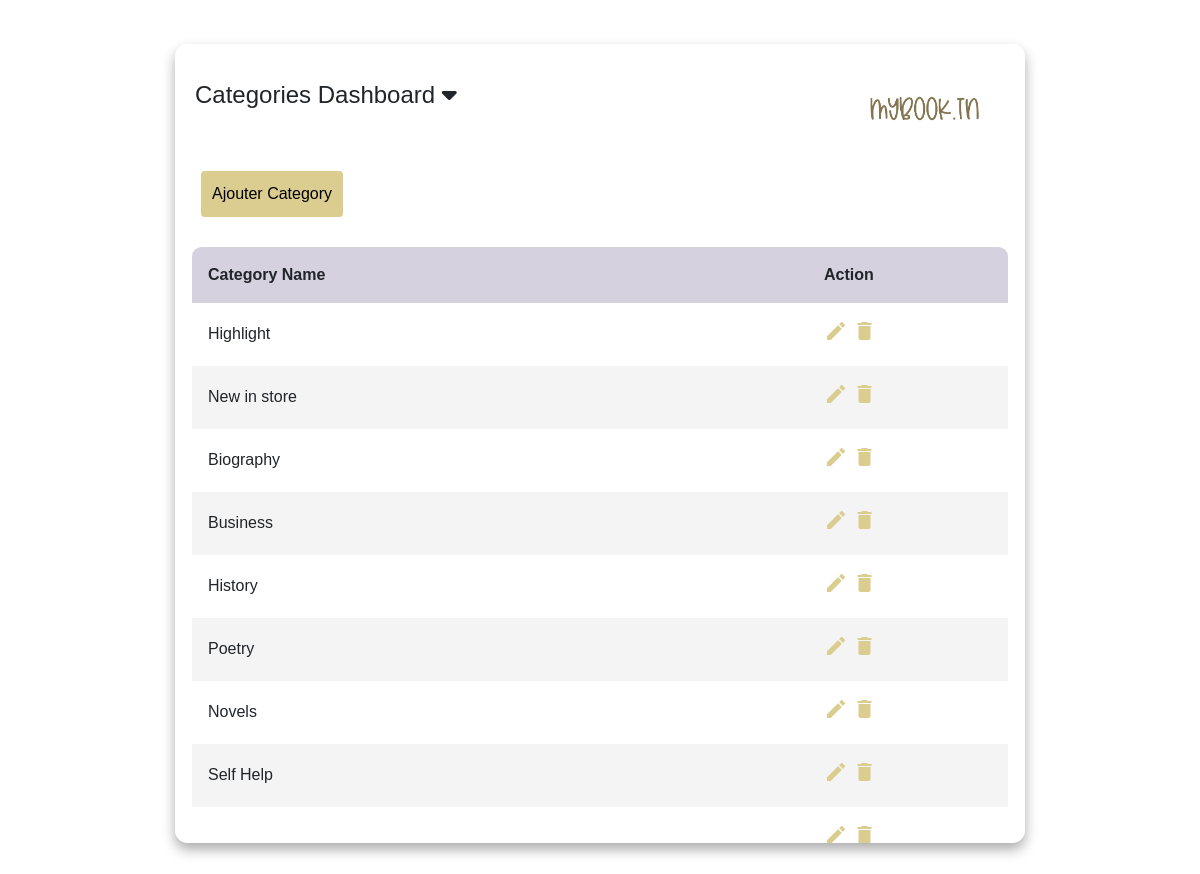
/app/views/dashboard/categoriesTable.php (signed in), run on the app's committed database.
### tables this page shows
CREATE TABLE IF NOT EXISTS `categories` (
  `category_id` int NOT NULL AUTO_INCREMENT,
  `category_name` varchar(255) NOT NULL,
  PRIMARY KEY (`category_id`)
);

### app/controllers/ControllerDashboard.php (called while the page is built, shortened)
<?php
require_once '..\..\models\ModelDashboard.php';
class ControllerDashboard extends Controller
{
    private $models;
    public function __construct()
    {
        $db = Database::getInstance()->getConnection();
        $this->models = new ModelDashboard($db);
    }
    public function getAllcategories()
    {
        return $this->models->getAllcategories();
    }
}
$controller = new ControllerDashboard();
$categories = $controller->getAllcategories();
?>

### app/models/ModelDashboard.php (called while the page is built, shortened)
<?php
require_once 'Model.php';
class ModelDashboard extends Model
{
    public function getAllcategories()
    {
        try {
            $columns = 'category_id  as "Category ID", category_name  as "Category Name" ';
            $sql = "SELECT " . $columns . " FROM categories";
            $stmt = $this->db->query($sql);
            return $stmt->fetchAll(PDO::FETCH_ASSOC);
        } catch (PDOException $e) {
            die("Error finding data: " . $e->getMessage());
        }
    }
}

### app/models/Model.php (called while the page is built, shortened)
<?php
class Model
{
    public function __construct($db, $table)
    {
        $this->db = $db;
    }
}
?>

### app/views/dashboard/categoriesTable.php (the view, shortened to what this page needs)
<?php
require_once '..\..\controllers\ControllerDashboard.php';
?>
<!DOCTYPE html>
<html lang="en">
<head>
    <link rel="stylesheet" href="../../../assets/css/bootstrap.min.css">
    <link rel="stylesheet" href="../../../assets/css/dashboard.css">
</head>
<body>
    <div id="tableJdida">
        <main class="tableau1" style="width: 850px;">
        <div class="content-wrapper">
                <div class="title">
                    <h4 id="toggleButton" style="padding: 20px ;">Categories Dashboard <i class="fa-solid fa-caret-down"></i>
                    </h4>
                </div>
                <div class="image-container">
                    <a href="../../../index.php">
                        <img src="../../../assets/images/logo.png" style="width:200px;height:90px"
                            alt="Description de l'image">
                    </a>
                </div>
            </div>
            <section class="tableau1__header">
                <button style="padding: 10px ;margin:10px;background-color:#dbcc8f"
                    class="btn btn-ajouter-produit">Ajouter Category</button>
            </section>
            <section class="tableau1__body">
                <table>
                    <thead>
                        <tr>
                            <th>Category Name</th>
                            <th>action</th>
                        </tr>
                    </thead>
                    <tbody>
                        <?php
                        foreach($categories as $category) {
                            echo "<td>".$category['Category Name']."</td>";
                            echo '<td style="width: 200px;">
                            <a href="#" class="edit" title="Edit" data-toggle="modal" data-target="#editModal" onclick="fillEditModal(\'' . $category['Category ID'] . '\', \'' .$category['Category Name']. '\')">
                            <i class="material-icons" style="color:#dbcc8f">&#xE254;</i></a>
                            <a href="#" onclick="deleteCategory(\''. $category['Category ID'] .'\')">
                            <i class="material-icons" style="color:#dbcc8f">&#xE872;</i></a>
									</td>';
                        }
                        ?>
                    </tbody>
                </table>
            </section>
        </main>
    </div>
</body>
</html>

### assets/css/dashboard.css (style rules this page uses)
* { margin: 0; padding: 0; box-sizing: border-box; font-family: sans-serif; }
body { min-height: 100vh; background: url(../images/books-shop_bg.jpg) center / cover; display: flex; justify-content: center; align-items: center; }
main.tableau1 { width: 82vw; height: 90vh; background-color: #fff5; backdrop-filter: blur(7px); box-shadow: 0 .4rem .8rem #0005; border-radius: .8rem; overflow: hidden; }
.tableau1__header { width: 100%; height: 10%; background-color: #fff4; padding: .8rem 1rem; display: flex; justify-content: space-between; align-items: center; }
.tableau1__body { width: 96%; max-height: calc(78% - 1.6rem); background-color: #fffb; margin: .8rem auto; border-radius: .6rem; overflow: auto; overflow: overlay; }
table { width: 100%; }
table, th, td { border-collapse: collapse; padding: 1rem; text-align: left; }
thead th { position: sticky; top: 0; left: 0; background-color: #d5d1defe; cursor: pointer; text-transform: capitalize; }
tbody tr td, tbody tr td p, tbody tr td img { transition: .2s ease-in-out; }

### app/views/dashboard/categoriesTable.php (style rules this page uses)
.content-wrapper { display: flex; justify-content: space-between; align-items: center; flex-wrap: wrap; }
.title { flex-basis: 50%; }
.image-container { flex-basis: 45%; text-align: right; margin-top: 20px; }
.image-container img { max-width: 100%; height: auto; }

### data on the page
categories: category_name "Highlight"
categories: category_name "New in store"
categories: category_name "Biography"
categories: category_name "Business"
categories: category_name "History"
categories: category_name "Poetry"
categories: category_name "Novels"
categories: category_name "Self Help"
